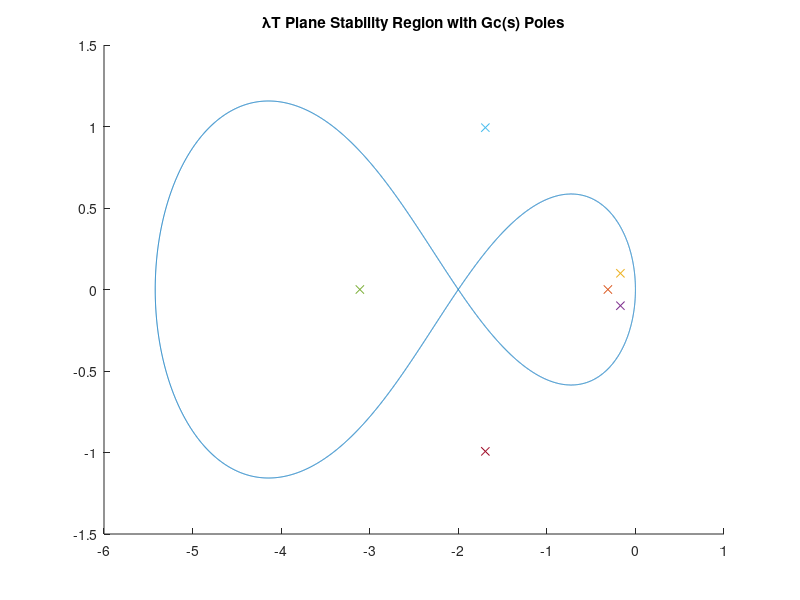
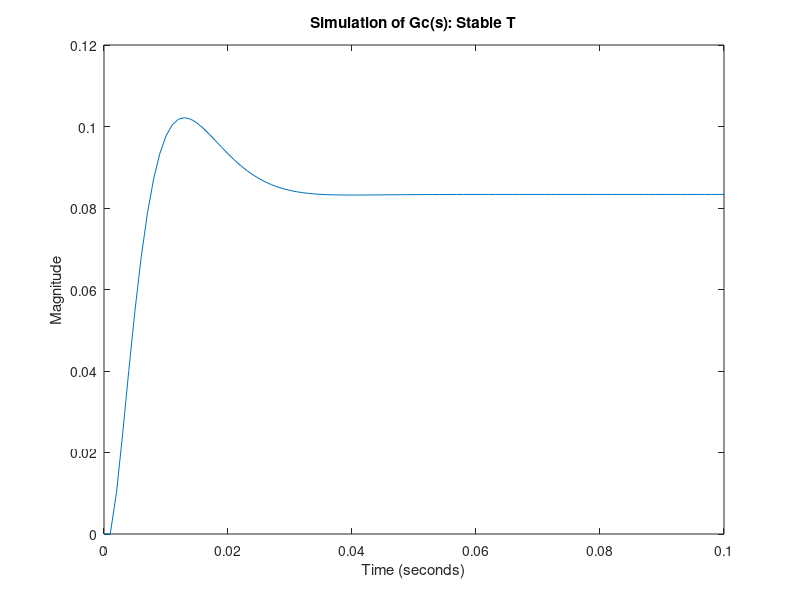

Write MATLAB code to recreate these figures, in order. (Note: this script raises an error after producing the figures.)
% Midterm Exam: System Simulation
% Written by Josh Humphrey
% Problem 5

clear
b0 = (117/289);
b1 = (399/588);
b2 = (-55/578);
N = 10000;
theta = linspace(0,2*pi,N+1);
z = exp(1i*theta);
w = (z.^2-z)./(b2*z.^2+b1*z+b0);
den_GC = [1 6.5 14.4 12];
poles_Gc = roots(den_GC)

p1_xval = -3.1115;
p1_yval = 0;
p2_xval = -1.6943;
p2_yval = 0.9931;
p3_xval = -1.6943;
p3_yval = -0.9931;
T = linspace(0,1,10);

figure(1)
hold on
plot(real(w),imag(w))
T = 0.1
plot(T*p1_xval,T*p1_yval,'x')
plot(T*p2_xval,T*p2_yval,'x')
plot(T*p3_xval,T*p3_yval,'x')

T = 1.0
plot(T*p1_xval,T*p1_yval,'x')
plot(T*p2_xval,T*p2_yval,'x')
plot(T*p3_xval,T*p3_yval,'x')
% for k = 1:10
%     title(['Predictor Stability Region; T=',num2str(T(k))])
%     plot(T(k)*p1_xval,T(k)*p1_yval,'x')
%     plot(T(k)*p2_xval,T(k)*p2_yval,'x')
%     plot(T(k)*p3_xval,T(k)*p3_yval,'x')
%     pause(1)
% end
title('\lambdaT Plane Stability Region with Gc(s) Poles')
hold  off

num = [1 1];
den = den_GC;
[A,B,C,D] = tf2ss(num,den);
t = linspace(0,10,N);

% Stable Simulation
N = 10000;
T_stable = 0.1;
xlow = 0;
xhigh = 0.1;
u = ones(1,N);
fx1 = zeros(1,N);
fx2 = zeros(1,N);
fx3 = zeros(1,N);
x1 = zeros(1,N);
x2 = zeros(1,N);
x3 = zeros(1,N);
y = zeros(1,N);

for k = 1:N-1
    fx1(k) = -6.5*x1(k)-14.4*x2(k)-12*x3(k)+u(k);
    fx2(k) = x1(k);
    fx3(k) = x2(k);
    
    x1(k+1) = x1(k) + T_stable*fx1(k);
    x2(k+1) = x2(k) + T_stable*fx2(k);
    x3(k+1) = x3(k) + T_stable*fx3(k);

    y(k) = x2(k)+x3(k);
end

figure(2)
plot(t,y)
xlim([xlow xhigh])
title('Simulation of Gc(s): Stable T')
ylabel('Magnitude')
xlabel('Time (seconds)')

% Unstable Simulation
clear
xlow = 0.9;
xhigh = 1;
N = 10000;
T_unstable = 1.0;
t = linspace(0,10,N);
u = ones(1,N);
fx1 = zeros(1,N);
fx2 = zeros(1,N);
fx3 = zeros(1,N);
x1 = zeros(1,N);
x2 = zeros(1,N);
x3 = zeros(1,N);
y = zeros(1,N);

for k = 1:N-1
    fx1(k) = -6.5*x1(k)-14.4*x2(k)-12*x3(k)+u(k);
    fx2(k) = x1(k);
    fx3(k) = x2(k);
    
    x1(k+1) = x1(k) + T_unstable*fx1(k);
    x2(k+1) = x2(k) + T_unstable*fx2(k);
    x3(k+1) = x3(k) + T_unstable*fx3(k);

    y(k) = x2(k)+x3(k);
end

figure(3)
plot(t,y)
xlim([xlow xhigh])
title('Simulation of Gc(s): Unstable T')
ylabel('Magnitude')
xlabel('Time (seconds)')
